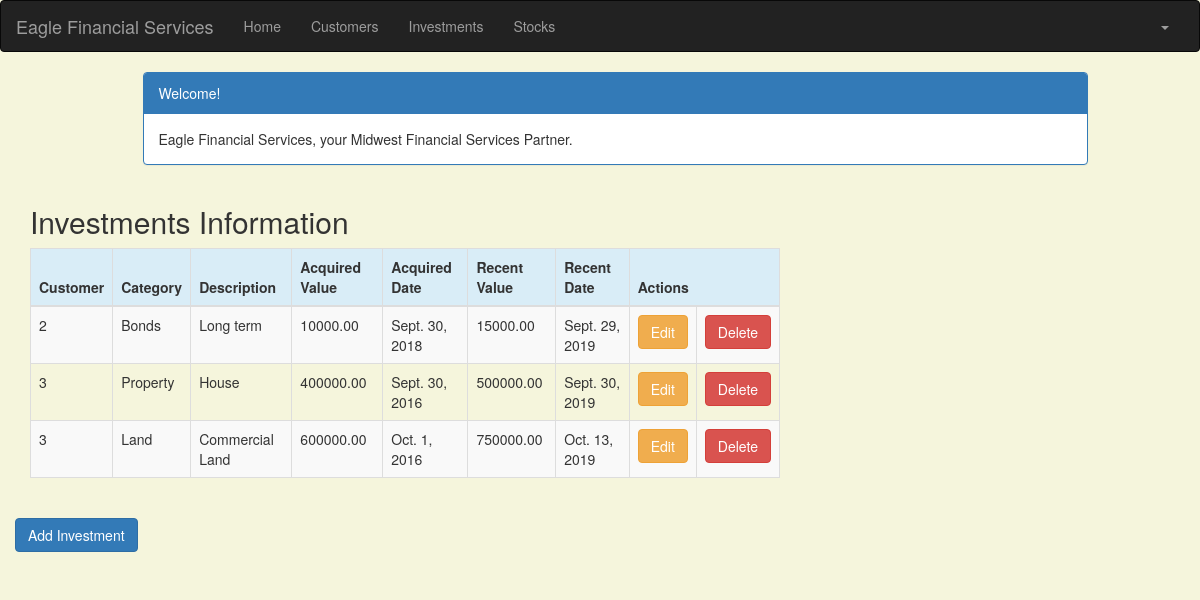
Page /investment_list (signed in) on the earlier database version.
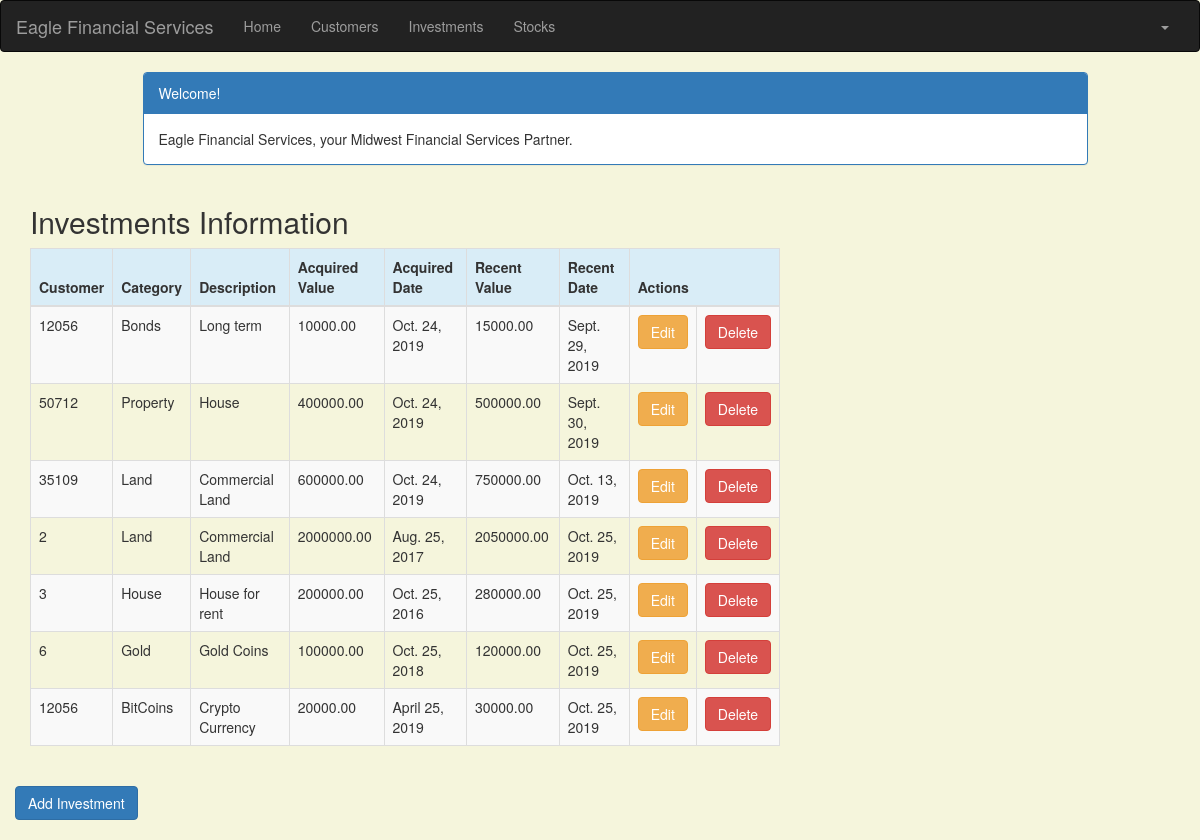
Same page on the later database version.
### portfolio/models.py (models this page shows, shortened)
class Investment(models.Model):
    objects = None
    customer = models.ForeignKey(Customer, on_delete=models.CASCADE, related_name='investments')
    category = models.CharField(max_length=50)
    description = models.CharField(max_length=200)
    acquired_value = models.DecimalField(max_digits=10, decimal_places=2)
    acquired_date = models.DateField(default=timezone.now)
    recent_value = models.DecimalField(max_digits=10, decimal_places=2)
    recent_date = models.DateField(default=timezone.now, blank=True, null=True)

class Customer(models.Model):
    objects = None
    name = models.CharField(max_length=50)
    address = models.CharField(max_length=200)
    customer_number = models.IntegerField(blank=False, null=False)
    city = models.CharField(max_length=50)
    state = models.CharField(max_length=50)
    zip_code = models.CharField(max_length=10)
    email = models.EmailField(max_length=200)
    cell_phone = models.CharField(max_length=50)
    created_date = models.DateTimeField(
        default=timezone.now)
    updated_date = models.DateTimeField(auto_now_add=True)
    def __str__(self):
        return str(self.customer_number)

### portfolio/views.py (the view)
# urls.py: path('investment_list', views.investment_list, name='investment_list'),
@login_required
def investment_list(request):
    investments = Investment.objects.filter(acquired_date__lte=timezone.now())
    return render(request, 'portfolio/investment_list.html', {'investments': investments})

### portfolio/templates/portfolio/investment_list.html (shortened to what this page needs)
<!DOCTYPE html>
{% extends 'portfolio/base.html' %}
{% load crispy_forms_tags %}
{% block content %}
<html lang="en">
    <head>
        <link rel="stylesheet" href="https://maxcdn.bootstrapcdn.com/bootstrap/3.3.4/css/bootstrap.min.css">
    </head>
    <body>
    <div class="container">
        <div class="row">
            <div class="col-md-10 col-md-offset-1">
                <div class="panel panel-primary">
                    <div class="panel-heading">Welcome!</div>
                    <div class="panel-body">
                        Eagle Financial Services, your Midwest Financial Services Partner.
                    </div>
                </div>
            </div>
        </div>
    </div>
    <div class="row">
        <h2 style="padding-left: 15Px">Investments Information</h2>
    </div>
    <div>
        <table class="table table-striped table-bordered table-hover">
            <thead>
            <tr class="bg-info">
                <th>Customer</th>
                <th>Category</th>
                <th>Description</th>
                <th>Acquired Value</th>
                <th>Acquired Date</th>
                <th>Recent Value</th>
                <th>Recent Date</th>
                <th colspan="3">Actions</th>
            </tr>
            </thead>
            <tbody>
            {% for investment in investments %}
                <tr>
                    <td>{{ investment.customer }}</td>
                    <td>{{ investment.category }}</td>
                    <td>{{ investment.description }}</td>
                    <td>{{ investment.acquired_value }}</td>
                    <td>{{ investment.acquired_date }}</td>
                    <td>{{ investment.recent_value }}</td>
                    <td>{{ investment.recent_date }}</td>
                    <td><a href="{% url 'portfolio:investment_edit' pk=investment.pk %}"
                           class="btn btn-warning">Edit</a></td>
                    <td><a href="{% url 'portfolio:investment_delete' pk=investment.pk %}"
                           onclick="return confirm('Are you sure you want to delete?')"
                           class="btn btn-danger">Delete</a>
                    </td>
                </tr>
            {% endfor %}
            </tbody>
        </table>
     <div class="row">
            <a href="{% url 'portfolio:investment_new' %}" class="row"><span
                    class="btn btn-primary">Add Investment</span></a>
        </div>
    </div>
    </body>
</html>
{% endblock %}

Differences in the rows shown:
changed Investment "Bonds": customer "2" → "12056"; acquired_date "Sept. 30, 2018" → "Oct. 24, 2019"
changed Investment "Property": customer "3" → "50712"; acquired_date "Sept. 30, 2016" → "Oct. 24, 2019"
changed Investment "Oct. 13, 2019": customer "3" → "35109"; acquired_date "Oct. 1, 2016" → "Oct. 24, 2019"
added Investment: customer "2", category "Land", description "Commercial Land", acquired_value "2000000.00", acquired_date "Aug. 25, 2017", recent_value "2050000.00", recent_date "Oct. 25, 2019"
added Investment: customer "3", category "House", description "House for rent", acquired_value "200000.00", acquired_date "Oct. 25, 2016", recent_value "280000.00", recent_date "Oct. 25, 2019"
added Investment: customer "6", category "Gold", description "Gold Coins", acquired_value "100000.00", acquired_date "Oct. 25, 2018", recent_value "120000.00", recent_date "Oct. 25, 2019"
added Investment: customer "12056", category "BitCoins", description "Crypto Currency", acquired_value "20000.00", acquired_date "April 25, 2019", recent_value "30000.00", recent_date "Oct. 25, 2019"
